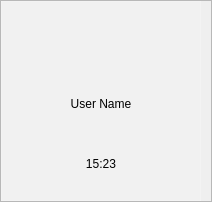
                                  <widget class="QFrame" name="user_and_usage_area">
                                   <property name="minimumSize">
                                    <size>
                                     <width>200</width>
                                     <height>200</height>
                                    </size>
                                   </property>
                                   <property name="maximumSize">
                                    <size>
                                     <width>16777215</width>
                                     <height>16777215</height>
                                    </size>
                                   </property>
                                   <property name="styleSheet">
                                    <string notr="true"/>
                                   </property>
                                   <property name="frameShape">
                                    <enum>QFrame::StyledPanel</enum>
                                   </property>
                                   <property name="frameShadow">
                                    <enum>QFrame::Raised</enum>
                                   </property>
                                   <layout class="QHBoxLayout" name="horizontalLayout_65">
                                    <property name="spacing">
                                     <number>10</number>
                                    </property>
                                    <property name="leftMargin">
                                     <number>0</number>
                                    </property>
                                    <property name="topMargin">
                                     <number>0</number>
                                    </property>
                                    <property name="rightMargin">
                                     <number>0</number>
                                    </property>
                                    <property name="bottomMargin">
                                     <number>0</number>
                                    </property>
                                    <item>
                                     <widget class="QFrame" name="user_info">
                                      <property name="minimumSize">
                                       <size>
                                        <width>200</width>
                                        <height>200</height>
                                       </size>
                                      </property>
                                      <property name="maximumSize">
                                       <size>
                                        <width>200</width>
                                        <height>200</height>
                                       </size>
                                      </property>
                                      <property name="styleSheet">
                                       <string notr="true">
border-image:none;
background-color: rgba(255, 255, 255, 30); 
border:1px solid rgba(255,255,255,40);</string>
                                      </property>
                                      <property name="frameShape">
                                       <enum>QFrame::NoFrame</enum>
                                      </property>
                                      <property name="frameShadow">
                                       <enum>QFrame::Raised</enum>
                                      </property>
                                      <layout class="QVBoxLayout" name="verticalLayout_37">
                                       <item>
                                        <widget class="QFrame" name="frame_44">
                                         <property name="minimumSize">
                                          <size>
                                           <width>0</width>
                                           <height>60</height>
                                          </size>
                                         </property>
                                         <property name="styleSheet">
                                          <string notr="true">background-color:none;
border:none;</string>
                                         </property>
                                         <property name="frameShape">
                                          <enum>QFrame::StyledPanel</enum>
                                         </property>
                                         <property name="frameShadow">
                                          <enum>QFrame::Raised</enum>
                                         </property>
                                         <layout class="QHBoxLayout" name="horizontalLayout_52">
                                          <property name="spacing">
                                           <number>0</number>
                                          </property>
                                          <property name="leftMargin">
                                           <number>0</number>
                                          </property>
                                          <property name="topMargin">
                                           <number>0</number>
                                          </property>
                                          <property name="rightMargin">
                                           <number>0</number>
                                          </property>
                                          <property name="bottomMargin">
                                           <number>0</number>
                                          </property>
                                          <item>
                                           <spacer name="horizontalSpacer_22">
                                            <property name="orientation">
                                             <enum>Qt::Horizontal</enum>
                                            </property>
                                            <property name="sizeHint" stdset="0">
                                             <size>
                                              <width>58</width>
                                              <height>20</height>
                                             </size>
                                            </property>
                                           </spacer>
                                          </item>
                                          <item>
                                           <widget class="QFrame" name="frame_45">
                                            <property name="minimumSize">
                                             <size>
                                              <width>60</width>
                                              <height>0</height>
                                             </size>
                                            </property>
                                            <property name="styleSheet">
                                             <string notr="true">background-repeat:no-repeat;
background-position:center;
background-image: url(:/newPrefix/user_info.png);
</string>
                                            </property>
                                            <property name="frameShape">
                                             <enum>QFrame::StyledPanel</enum>
                                            </property>
                                            <property name="frameShadow">
                                             <enum>QFrame::Raised</enum>
                                            </property>
                                           </widget>
                                          </item>
                                          <item>
                                           <spacer name="horizontalSpacer_23">
                                            <property name="orientation">
                                             <enum>Qt::Horizontal</enum>
                                            </property>
                                            <property name="sizeHint" stdset="0">
                                             <size>
                                              <width>58</width>
                                              <height>20</height>
                                             </size>
                                            </property>
                                           </spacer>
                                          </item>
                                         </layout>
                                        </widget>
                                       </item>
                                       <item>
                                        <widget class="QLabel" name="user_name_info">
                                         <property name="styleSheet">
                                          <string notr="true">background-color:rgba(255,255,255,0);
border:none;</string>
                                         </property>
                                         <property name="text">
                                          <string>User Name</string>
                                         </property>
                                         <property name="alignment">
                                          <set>Qt::AlignCenter</set>
                                         </property>
                                        </widget>
                                       </item>
                                       <item>
                                        <widget class="QLabel" name="label_42">
                                         <property name="styleSheet">
                                          <string notr="true">background-color:rgba(255,255,255,0);
border:none;</string>
                                         </property>
                                         <property name="text">
                                          <string>15:23</string>
                                         </property>
                                         <property name="alignment">
                                          <set>Qt::AlignCenter</set>
                                         </property>
                                        </widget>
                                       </item>
                                      </layout>
                                     </widget>
                                    </item>
                                    <item>
                                     <widget class="QFrame" name="frame">
                                      <property name="frameShape">
                                       <enum>QFrame::StyledPanel</enum>
                                      </property>
                                      <property name="frameShadow">
                                       <enum>QFrame::Raised</enum>
                                      </property>
                                      <widget class="QFrame" name="cpu_usage_graph">
                                       <property name="geometry">
                                        <rect>
                                         <x>10</x>
                                         <y>0</y>
                                         <width>400</width>
                                         <height>200</height>
                                        </rect>
                                       </property>
                                       <property name="minimumSize">
                                        <size>
                                         <width>400</width>
                                         <height>200</height>
                                        </size>
                                       </property>
                                       <property name="maximumSize">
                                        <size>
                                         <width>16777215</width>
                                         <height>16777215</height>
                                        </size>
                                       </property>
                                       <property name="styleSheet">
                                        <string notr="true">background-color: rgba(255, 255, 255, 30); 
border:1px solid rgba(255,255,255,40);</string>
                                       </property>
                                       <property name="frameShape">
                                        <enum>QFrame::StyledPanel</enum>
                                       </property>
                                       <property name="frameShadow">
                                        <enum>QFrame::Raised</enum>
                                       </property>
                                      </widget>
                                      <widget class="QFrame" name="ram_usage_graph">
                                       <property name="geometry">
                                        <rect>
                                         <x>430</x>
                                         <y>0</y>
                                         <width>400</width>
                                         <height>200</height>
                                        </rect>
                                       </property>
                                       <property name="minimumSize">
                                        <size>
                                         <width>400</width>
                                         <height>200</height>
                                        </size>
                                       </property>
                                       <property name="maximumSize">
                                        <size>
                                         <width>16777215</width>
                                         <height>16777215</height>
                                        </size>
                                       </property>
                                       <property name="styleSheet">
                                        <string notr="true">background-color: rgba(255, 255, 255, 30); 
border:1px solid rgba(255,255,255,40);</string>
                                       </property>
                                       <property name="frameShape">
                                        <enum>QFrame::StyledPanel</enum>
                                       </property>
                                       <property name="frameShadow">
                                        <enum>QFrame::Raised</enum>
                                       </property>
                                      </widget>
                                      <widget class="QFrame" name="network_usage_graph">
                                       <property name="geometry">
                                        <rect>
                                         <x>850</x>
                                         <y>0</y>
                                         <width>400</width>
                                         <height>200</height>
                                        </rect>
                                       </property>
                                       <property name="minimumSize">
                                        <size>
                                         <width>400</width>
                                         <height>200</height>
                                        </size>
                                       </property>
                                       <property name="maximumSize">
                                        <size>
                                         <width>16777215</width>
                                         <height>16777215</height>
                                        </size>
                                       </property>
                                       <property name="styleSheet">
                                        <string notr="true">background-color: rgba(255, 255, 255, 30); 
border:1px solid rgba(255,255,255,40);</string>
                                       </property>
                                       <property name="frameShape">
                                        <enum>QFrame::StyledPanel</enum>
                                       </property>
                                       <property name="frameShadow">
                                        <enum>QFrame::Raised</enum>
                                       </property>
                                      </widget>
                                     </widget>
                                    </item>
                                   </layout>
                                  </widget>
